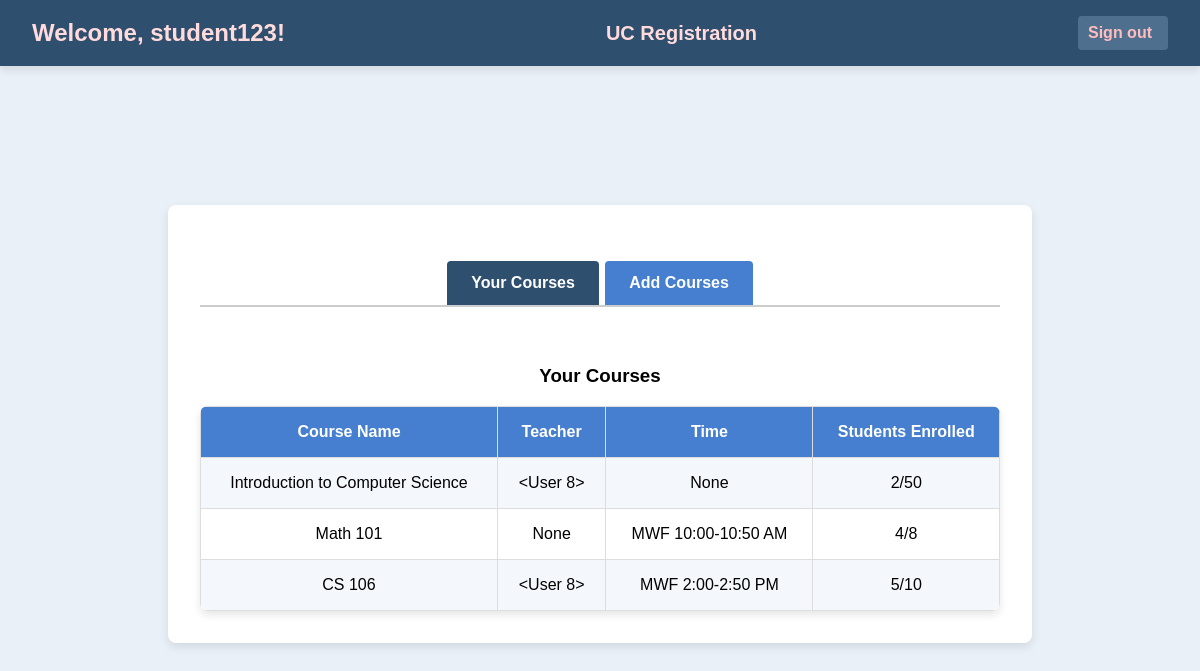
Page /student/courses (signed in) on the earlier database version.
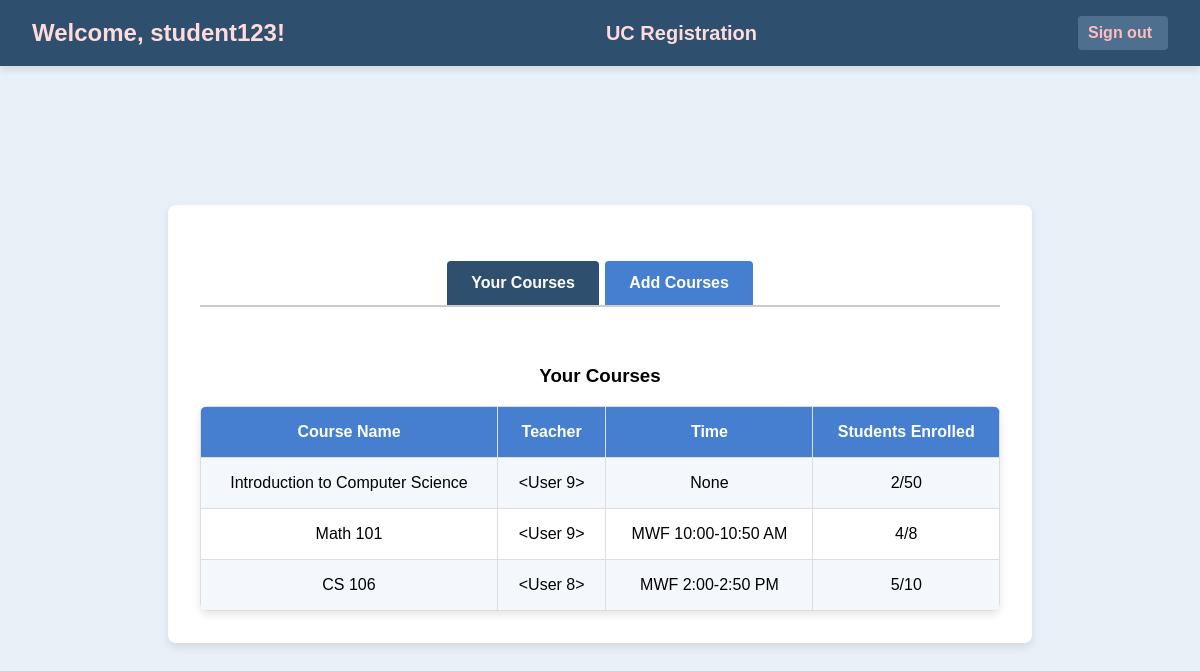
Same page on the later database version.
### app.py (models this page shows, shortened)
class User(UserMixin, db.Model):
    id = db.Column(db.Integer, primary_key=True)
    username = db.Column(db.String(150), unique=True, nullable=False)
    password = db.Column(db.String(150), nullable=False)  # Plain-text password
    role = db.Column(db.String(50))

class Course(db.Model):
    id = db.Column(db.Integer, primary_key=True)
    course_code = db.Column(db.String(10), unique=True, nullable=False)
    course_name = db.Column(db.String(100), nullable=False)
    capacity = db.Column(db.Integer, nullable=False)
    teacher_id = db.Column(db.Integer, db.ForeignKey('user.id'), nullable=True)
    teacher = db.relationship('User', backref='teaching_courses', foreign_keys=[teacher_id])
    time = db.Column(db.String(50), nullable=True)
    enrolled_count = db.Column(db.Integer, default=0)

### app.py (the view)
@app.route('/student/courses')
@login_required
def student_courses():
    if current_user.role != 'student':
        flash("Access denied: Only students can view this page.", "danger")
        return redirect(url_for('login'))  # Redirect to login if not a student
    courses = Course.query.all()
    enrolled_course_ids = [enrollment.course_id for enrollment in Enrollment.query.filter_by(user_id=current_user.id).all()]
    return render_template('student_courses.html', courses=courses, enrolled_course_ids=enrolled_course_ids)

### app.py (called while the page is built)
@login_manager.user_loader
def load_user(user_id):
    return User.query.get(int(user_id))

### templates/student_courses.html (shortened to what this page needs)
<!DOCTYPE html>
<html lang="en">
<head>
    <link rel="stylesheet" href="{{ url_for('static', filename='styles.css') }}">
</head>
<body>
    <div class="header">
        <div class="header-content">
            <div class="welcome-container">
                <h1>Welcome, {{ current_user.username }}!</h1>
            </div>
            <div class="university-container">
                <h2>UC Registration</h2>
            </div>
            <div class="logout-container">
                {% if current_user.role == 'student' %}
                    <a href="{{ url_for('student_logout') }}" class="sign-out">Sign out</a>
                {% elif current_user.role == 'teacher' %}
                    <a href="{{ url_for('teacher_logout') }}" class="sign-out">Sign out</a>
                {% endif %}
            </div>
        </div>
    </div>
    <div class="container">
        <div class="tabs">
            <a href="#your-courses" class="tab-button active">Your Courses</a>
            <a href="#add-courses" class="tab-button">Add Courses</a>
        </div>
        <div id="your-courses" class="tab-content active">
            <h3>Your Courses</h3>
            <table>
                <tr>
                    <th>Course Name</th>
                    <th>Teacher</th>
                    <th>Time</th>
                    <th>Students Enrolled</th>
                </tr>
                {% for course in courses %}
                    {% if course.id in enrolled_course_ids %}
                        <tr>
                            <td>{{ course.course_name }}</td>
                            <td>{{ course.teacher }}</td>
                            <td>{{ course.time }}</td>
                            <td>{{ course.enrolled_count }}/{{ course.capacity }}</td>
                        </tr>
                    {% endif %}
                {% endfor %}
            </table>
        </div>
    </div>
</body>
</html>

### static/styles.css (style rules this page uses)
body { font-family: Arial, sans-serif; background-color: #e9f0f7; margin: 0; display: flex; justify-content: center; align-items: center; min-height: 100vh; }
.container { max-width: 800px; width: 100%; background-color: #ffffff; padding: 2rem; border-radius: 8px; box-shadow: 0px 4px 10px rgba(0, 0, 0, 0.1); text-align: center; margin: 5rem auto 2rem; }
.header { width: 100%; background-color: #2f4f6f; color: #fff; padding: 1rem 0; display: flex; justify-content: center; align-items: center; box-shadow: 0px 4px 8px rgba(0, 0, 0, 0.1); position: fixed; top: 0; left: 0; z-index: 10; margin-bottom: 20px; }
.header-content { display: flex; justify-content: space-between; align-items: center; max-width: 1200px; width: 100%; padding: 0 2rem; }
.header h1, .header h2 { margin: 0; color: #ffdbdb; }
.header h1 { font-size: 1.5rem; margin-right: 20px; }
.header h2 { font-size: 1.25rem; margin-right: 20px; }
.logout-container { display: flex; align-items: center; }
.sign-out { color: #ffbdbd; text-decoration: none; font-weight: bold; padding: 0.5rem 1rem; border-radius: 4px; background-color: #4f6f8f; padding-left: 10px; }
.tabs { display: flex; justify-content: center; margin: 1.5rem 0; border-bottom: 2px solid #ccc; }
.tab-button { padding: 0.8rem 1.5rem; background-color: #467fcf; color: #fff; border: none; border-radius: 4px 4px 0 0; cursor: pointer; font-weight: bold; margin: 0 0.2rem; transition: background-color 0.3s ease; text-decoration: none; }
.tab-button.active { background-color: #2f4f6f; }
table { width: 100%; border-collapse: collapse; margin-top: 1rem; text-align: center; border-radius: 8px; overflow: hidden; box-shadow: 0px 4px 8px rgba(0, 0, 0, 0.1); }
th, td { border: 1px solid #ddd; padding: 1rem; }
th { background-color: #467fcf; color: #fff; font-weight: bold; }
tr:nth-child(even) { background-color: #f4f8fc; }
.tab-content { display: none; }
.tab-content.active { display: block; padding-top: 1rem; }

Differences in the rows shown:
changed Course "Introduction to Computer Science": teacher "<User 8>" → "<User 9>"
changed Course "Math 101": teacher "None" → "<User 9>"
